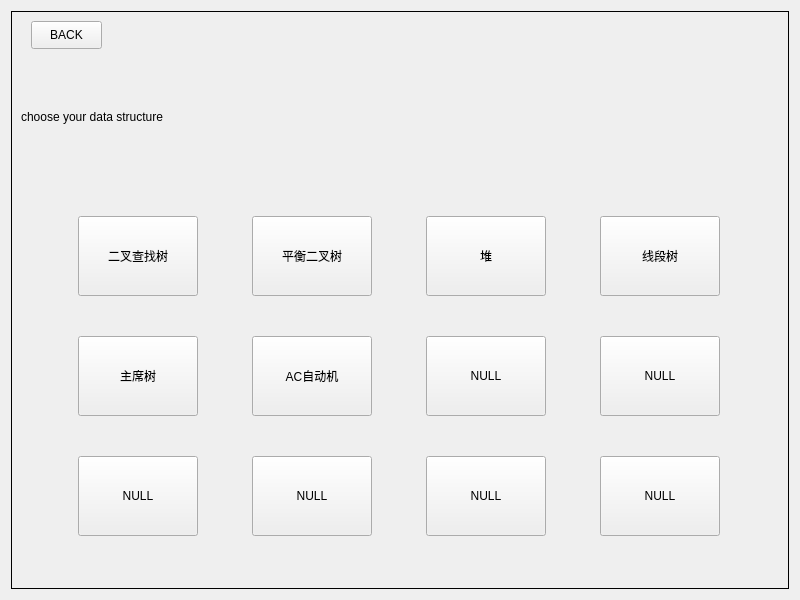
<?xml version="1.0" encoding="UTF-8"?>
<ui version="4.0">
 <class>Widget</class>
 <widget class="QWidget" name="Widget">
  <property name="geometry">
   <rect>
    <x>0</x>
    <y>0</y>
    <width>800</width>
    <height>600</height>
   </rect>
  </property>
  <property name="windowTitle">
   <string>Widget</string>
  </property>
  <layout class="QVBoxLayout" name="verticalLayout">
   <item>
    <widget class="QStackedWidget" name="stackedWidget">
     <property name="frameShape">
      <enum>QFrame::Box</enum>
     </property>
     <property name="currentIndex">
      <number>1</number>
     </property>
     <widget class="QWidget" name="page">
      <layout class="QGridLayout" name="gridLayout">
       <item row="1" column="0">
        <spacer name="horizontalSpacer_2">
         <property name="orientation">
          <enum>Qt::Horizontal</enum>
         </property>
         <property name="sizeHint" stdset="0">
          <size>
           <width>167</width>
           <height>20</height>
          </size>
         </property>
        </spacer>
       </item>
       <item row="3" column="2">
        <spacer name="horizontalSpacer_4">
         <property name="orientation">
          <enum>Qt::Horizontal</enum>
         </property>
         <property name="sizeHint" stdset="0">
          <size>
           <width>40</width>
           <height>20</height>
          </size>
         </property>
        </spacer>
       </item>
       <item row="2" column="1">
        <spacer name="verticalSpacer">
         <property name="orientation">
          <enum>Qt::Vertical</enum>
         </property>
         <property name="sizeHint" stdset="0">
          <size>
           <width>20</width>
           <height>40</height>
          </size>
         </property>
        </spacer>
       </item>
       <item row="3" column="1">
        <widget class="QWidget" name="widget" native="true">
         <layout class="QHBoxLayout" name="horizontalLayout">
          <item>
           <widget class="QPushButton" name="start_pb">
            <property name="enabled">
             <bool>true</bool>
            </property>
            <property name="minimumSize">
             <size>
              <width>120</width>
              <height>80</height>
             </size>
            </property>
            <property name="maximumSize">
             <size>
              <width>120</width>
              <height>80</height>
             </size>
            </property>
            <property name="text">
             <string>START</string>
            </property>
           </widget>
          </item>
         </layout>
        </widget>
       </item>
       <item row="4" column="1">
        <spacer name="verticalSpacer_2">
         <property name="orientation">
          <enum>Qt::Vertical</enum>
         </property>
         <property name="sizeHint" stdset="0">
          <size>
           <width>20</width>
           <height>40</height>
          </size>
         </property>
        </spacer>
       </item>
       <item row="1" column="1">
        <widget class="QLabel" name="label">
         <property name="minimumSize">
          <size>
           <width>400</width>
           <height>200</height>
          </size>
         </property>
         <property name="maximumSize">
          <size>
           <width>400</width>
           <height>200</height>
          </size>
         </property>
         <property name="frameShape">
          <enum>QFrame::Box</enum>
         </property>
         <property name="text">
          <string>welcome</string>
         </property>
        </widget>
       </item>
       <item row="1" column="2">
        <spacer name="horizontalSpacer">
         <property name="orientation">
          <enum>Qt::Horizontal</enum>
         </property>
         <property name="sizeHint" stdset="0">
          <size>
           <width>167</width>
           <height>20</height>
          </size>
         </property>
        </spacer>
       </item>
       <item row="3" column="0">
        <spacer name="horizontalSpacer_3">
         <property name="orientation">
          <enum>Qt::Horizontal</enum>
         </property>
         <property name="sizeHint" stdset="0">
          <size>
           <width>40</width>
           <height>20</height>
          </size>
         </property>
        </spacer>
       </item>
       <item row="0" column="1">
        <spacer name="verticalSpacer_3">
         <property name="orientation">
          <enum>Qt::Vertical</enum>
         </property>
         <property name="sizeHint" stdset="0">
          <size>
           <width>20</width>
           <height>40</height>
          </size>
         </property>
        </spacer>
       </item>
      </layout>
     </widget>
     <widget class="QWidget" name="page_2">
      <layout class="QVBoxLayout" name="verticalLayout_3">
       <item>
        <widget class="QWidget" name="widget_2" native="true">
         <property name="minimumSize">
          <size>
           <width>0</width>
           <height>40</height>
          </size>
         </property>
         <property name="maximumSize">
          <size>
           <width>16777215</width>
           <height>40</height>
          </size>
         </property>
         <widget class="QPushButton" name="back_p1_pb">
          <property name="geometry">
           <rect>
            <x>10</x>
            <y>0</y>
            <width>71</width>
            <height>28</height>
           </rect>
          </property>
          <property name="text">
           <string>BACK</string>
          </property>
         </widget>
        </widget>
       </item>
       <item>
        <widget class="QLabel" name="label_2">
         <property name="minimumSize">
          <size>
           <width>0</width>
           <height>100</height>
          </size>
         </property>
         <property name="maximumSize">
          <size>
           <width>16777215</width>
           <height>100</height>
          </size>
         </property>
         <property name="text">
          <string>choose your data structure</string>
         </property>
        </widget>
       </item>
       <item>
        <widget class="QWidget" name="widget_3" native="true">
         <property name="minimumSize">
          <size>
           <width>400</width>
           <height>300</height>
          </size>
         </property>
         <property name="maximumSize">
          <size>
           <width>233333</width>
           <height>233333</height>
          </size>
         </property>
         <layout class="QGridLayout" name="gridLayout_2">
          <item row="0" column="0">
           <widget class="QPushButton" name="pb1">
            <property name="minimumSize">
             <size>
              <width>120</width>
              <height>80</height>
             </size>
            </property>
            <property name="maximumSize">
             <size>
              <width>120</width>
              <height>80</height>
             </size>
            </property>
            <property name="text">
             <string>二叉查找树</string>
            </property>
           </widget>
          </item>
          <item row="0" column="1">
           <widget class="QPushButton" name="pb2">
            <property name="minimumSize">
             <size>
              <width>120</width>
              <height>80</height>
             </size>
            </property>
            <property name="maximumSize">
             <size>
              <width>120</width>
              <height>80</height>
             </size>
            </property>
            <property name="text">
             <string>平衡二叉树</string>
            </property>
           </widget>
          </item>
          <item row="0" column="2">
           <widget class="QPushButton" name="pb3">
            <property name="minimumSize">
             <size>
              <width>120</width>
              <height>80</height>
             </size>
            </property>
            <property name="maximumSize">
             <size>
              <width>120</width>
              <height>80</height>
             </size>
            </property>
            <property name="text">
             <string>堆</string>
            </property>
           </widget>
          </item>
          <item row="0" column="3">
           <widget class="QPushButton" name="pb4">
            <property name="minimumSize">
             <size>
              <width>120</width>
              <height>80</height>
             </size>
            </property>
            <property name="maximumSize">
             <size>
              <width>120</width>
              <height>80</height>
             </size>
            </property>
            <property name="text">
             <string>线段树</string>
            </property>
           </widget>
          </item>
          <item row="1" column="0">
           <widget class="QPushButton" name="pb5">
            <property name="minimumSize">
             <size>
              <width>120</width>
              <height>80</height>
             </size>
            </property>
            <property name="maximumSize">
             <size>
              <width>120</width>
              <height>80</height>
             </size>
            </property>
            <property name="text">
             <string>主席树</string>
            </property>
           </widget>
          </item>
          <item row="1" column="1">
           <widget class="QPushButton" name="pb6">
            <property name="minimumSize">
             <size>
              <width>120</width>
              <height>80</height>
             </size>
            </property>
            <property name="maximumSize">
             <size>
              <width>120</width>
              <height>80</height>
             </size>
            </property>
            <property name="text">
             <string>AC自动机</string>
            </property>
           </widget>
          </item>
          <item row="1" column="2">
           <widget class="QPushButton" name="pb7">
            <property name="minimumSize">
             <size>
              <width>120</width>
              <height>80</height>
             </size>
            </property>
            <property name="maximumSize">
             <size>
              <width>120</width>
              <height>80</height>
             </size>
            </property>
            <property name="text">
             <string>NULL</string>
            </property>
           </widget>
          </item>
          <item row="1" column="3">
           <widget class="QPushButton" name="pb8">
            <property name="minimumSize">
             <size>
              <width>120</width>
              <height>80</height>
             </size>
            </property>
            <property name="maximumSize">
             <size>
              <width>120</width>
              <height>80</height>
             </size>
            </property>
            <property name="text">
             <string>NULL</string>
            </property>
           </widget>
          </item>
          <item row="2" column="0">
           <widget class="QPushButton" name="pb9">
            <property name="minimumSize">
             <size>
              <width>120</width>
              <height>80</height>
             </size>
            </property>
            <property name="maximumSize">
             <size>
              <width>120</width>
              <height>80</height>
             </size>
            </property>
            <property name="text">
             <string>NULL</string>
            </property>
           </widget>
          </item>
          <item row="2" column="1">
           <widget class="QPushButton" name="pb10">
            <property name="minimumSize">
             <size>
              <width>120</width>
              <height>80</height>
             </size>
            </property>
            <property name="maximumSize">
             <size>
              <width>120</width>
              <height>80</height>
             </size>
            </property>
            <property name="text">
             <string>NULL</string>
            </property>
           </widget>
          </item>
          <item row="2" column="2">
           <widget class="QPushButton" name="pb11">
            <property name="minimumSize">
             <size>
              <width>120</width>
              <height>80</height>
             </size>
            </property>
            <property name="maximumSize">
             <size>
              <width>120</width>
              <height>80</height>
             </size>
            </property>
            <property name="text">
             <string>NULL</string>
            </property>
           </widget>
          </item>
          <item row="2" column="3">
           <widget class="QPushButton" name="pb12">
            <property name="minimumSize">
             <size>
              <width>120</width>
              <height>80</height>
             </size>
            </property>
            <property name="maximumSize">
             <size>
              <width>120</width>
              <height>80</height>
             </size>
            </property>
            <property name="text">
             <string>NULL</string>
            </property>
           </widget>
          </item>
         </layout>
        </widget>
       </item>
      </layout>
     </widget>
     <widget class="QWidget" name="page_3">
      <layout class="QGridLayout" name="gridLayout_4">
       <item row="0" column="0" colspan="4">
        <widget class="QWidget" name="widget_5" native="true">
         <property name="minimumSize">
          <size>
           <width>0</width>
           <height>40</height>
          </size>
         </property>
         <property name="maximumSize">
          <size>
           <width>16777215</width>
           <height>40</height>
          </size>
         </property>
         <widget class="QPushButton" name="back_p2_pb">
          <property name="geometry">
           <rect>
            <x>10</x>
            <y>0</y>
            <width>71</width>
            <height>28</height>
           </rect>
          </property>
          <property name="text">
           <string>BACK</string>
          </property>
         </widget>
        </widget>
       </item>
       <item row="2" column="0" colspan="2">
        <widget class="QPlainTextEdit" name="input_text"/>
       </item>
       <item row="2" column="2">
        <widget class="QWidget" name="widget_4" native="true">
         <property name="minimumSize">
          <size>
           <width>80</width>
           <height>0</height>
          </size>
         </property>
         <layout class="QVBoxLayout" name="verticalLayout_2">
          <item>
           <widget class="QPushButton" name="do_pb">
            <property name="minimumSize">
             <size>
              <width>0</width>
              <height>100</height>
             </size>
            </property>
            <property name="text">
             <string>start</string>
            </property>
           </widget>
          </item>
          <item>
           <widget class="QPushButton" name="example_pb">
            <property name="minimumSize">
             <size>
              <width>0</width>
              <height>100</height>
             </size>
            </property>
            <property name="text">
             <string>use example</string>
            </property>
           </widget>
          </item>
         </layout>
        </widget>
       </item>
       <item row="2" column="3">
        <widget class="QLabel" name="example_lab">
         <property name="minimumSize">
          <size>
           <width>80</width>
           <height>120</height>
          </size>
         </property>
         <property name="frameShape">
          <enum>QFrame::Box</enum>
         </property>
         <property name="text">
          <string>example</string>
         </property>
         <property name="alignment">
          <set>Qt::AlignLeading|Qt::AlignLeft|Qt::AlignTop</set>
         </property>
         <property name="wordWrap">
          <bool>true</bool>
         </property>
        </widget>
       </item>
       <item row="1" column="0" colspan="4">
        <widget class="QLabel" name="describe_lab">
         <property name="sizePolicy">
          <sizepolicy hsizetype="Preferred" vsizetype="Preferred">
           <horstretch>0</horstretch>
           <verstretch>0</verstretch>
          </sizepolicy>
         </property>
         <property name="minimumSize">
          <size>
           <width>500</width>
           <height>200</height>
          </size>
         </property>
         <property name="frameShape">
          <enum>QFrame::Box</enum>
         </property>
         <property name="text">
          <string>describe data structure</string>
         </property>
         <property name="textFormat">
          <enum>Qt::PlainText</enum>
         </property>
         <property name="wordWrap">
          <bool>true</bool>
         </property>
        </widget>
       </item>
      </layout>
     </widget>
    </widget>
   </item>
  </layout>
 </widget>
 <resources/>
 <connections/>
</ui>
